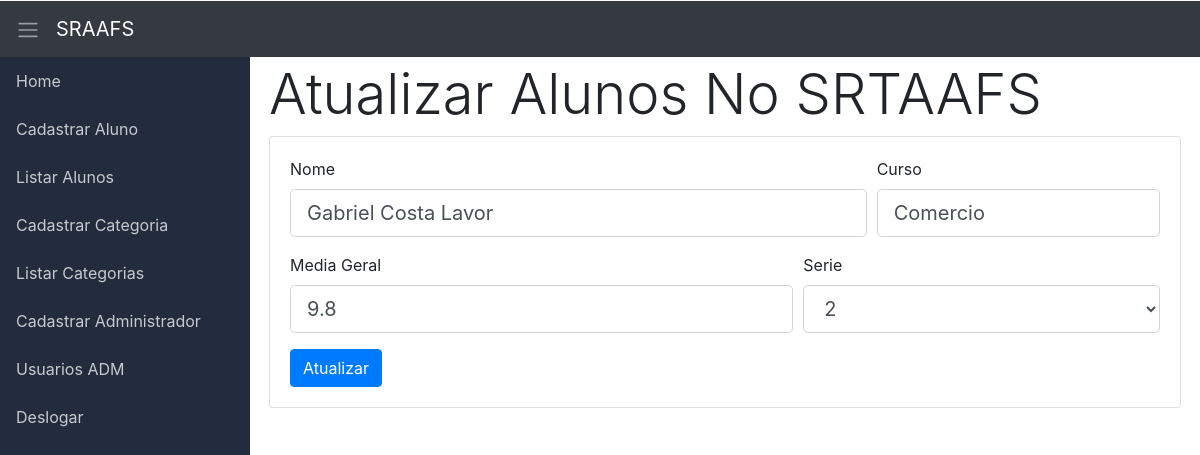
Page /ranking/update.php?id=8 on the committed database.
### tables this page shows
CREATE TABLE `alunos` (
  `id` int(11) NOT NULL,
  `nome` varchar(100) NOT NULL,
  `categoria` int(11) NOT NULL DEFAULT 1,
  `curso` varchar(120) NOT NULL,
  `serie` int(3) DEFAULT 1,
  `media` double NOT NULL DEFAULT 6
);

### ranking/conexao.php (called while the page is built)
<?php
class Conn
{
	private static $host = "localhost";
	private static $dbname = "ranking";
	private static $user = "root";
	private static $pass = "";
	private static $conn = null;
	private static function conectar()
	{
		if (self::$conn == null) {
			try {
			self::$conn = new PDO('mysql:host='.self::$host.';dbname='.self::$dbname.';charset=utf8',self::$user,self::$pass);
			} catch (Exception $e) {
				echo $e->getMessage();
			}
		}
		return self::$conn;
	}
	public static function getConn()
	{
		return self::conectar();
	}
}

### ranking/update.php (the view, shortened to what this page needs)
<!DOCTYPE html>
<html lang="pt-br">
<head>
	<link rel="stylesheet" href="css/bootstrap.css">
	<link rel="stylesheet" href="css/style.css">
</head>
<body style="padding-top: 1px;">
	<nav class="navbar navbar-expand navbar-dark bg-dark">
	  <a class="sidebar-toggle text-light mr-3" id="btn-toggle">
	  	<span class="navbar-toggler-icon"></span>
	  </a>
	  <a class="navbar-brand" href="index.html">SRAAFS</a>
	</nav>
	<div class="d-flex">
		<nav class="sidebar" id="menu-lateral">
			<ul class="list-unstyled">
				<li><a href="dashboard.php">Home</a></li>
				<li><a href="cadastrar.php">Cadastrar Aluno</a></li>
				<li><a href="listar.php">Listar Alunos</a></li>
				<li><a href="cadastrarCategorias.php">Cadastrar Categoria</a></li>
				<li><a href="listarCategorias.php">Listar Categorias</a></li>
				<li><a href="cadastrarUser.php">Cadastrar Administrador</a></li>
				<li><a href="listarUser.php">Usuarios ADM</a></li>
				<li><a href="sair.php">Deslogar</a></li>
			</ul>
		</nav>
		<div class="content p-1 w-100">
			<div class="container">
				<div class="row">
					<div class="col-sm-12">
						<h1 class="display-4">Atualizar Alunos No SRTAAFS</h1>
							<div class="card">
								<div class="card-body">
								<?php
								require_once "conexao.php";
								$c = new Conn();
								$id = $_GET['id'];
								$sqlSelect = "SELECT * FROM alunos WHERE id = '$id'";
								$select = $c->getConn()->prepare($sqlSelect);
								$select->execute();
								$result = $select->fetch(PDO::FETCH_ASSOC);
								 ?>
									<form method="POST" action="DAOaluno.php">
										<div class="form-group form-row">
											<div class="col-md-8">
												<label>Nome</label>
												<input type="text" maxlength="100" name="nome" class="form-control form-control-lg" value="<?php echo $result['nome'];?>">
											</div>
											<div class="col-md-4">
												<label>Curso</label>
												<input type="text" maxlength="120" name="curso" class="form-control form-control-lg" value="<?php echo $result['curso'];?>">
											</div>
										</div>
										<div class="form-group form-row">
											<div class="col-md-7">
												<label>Media Geral</label>
												<input type="text" name="media" maxlength="5" class="form-control form-control-lg" value="<?php echo $result['media'];?>">
											</div>
											<div class="col-md-5">
												<label>Serie</label>
												<select name="serie" class="form-control form-control-lg">
													<option value="<?php echo $result['serie'];?>" selected>
														<?php echo $result['serie'];?>
													</option>
												</select>
											</div>
										</div>
										<button class="btn btn-primary" name="btn-atualizar">
											Atualizar
										</button>
									</form>
								</div>
							</div>
						</div>
					</div>
				</div>
			</div>
		</div>
</body>
</html>

### ranking/css/style.css (style rules this page uses)
.sidebar { background-color: #222c3c; min-width: 250px; max-width: 250px; min-height: calc(100vh - 57px); transition: all 0.3s; }
.sidebar ul li a { display: block; padding: 0.75rem 1rem; color: #c7cace; text-decoration: none; }

### rows in the picture
alunos: nome "Gabriel Costa Lavor", curso "Comercio", media "9.8", serie "2"
